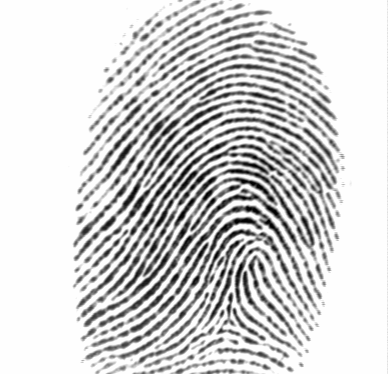
#> input picture Data/Complete/1/1_2.tif, 388 x 374 px
$ python -i Minutiae.py   (imports and definitions only)
#> lines starting #> are read from the running program, lines starting #| are printed output that depends on the picture; after the words box and inside, x2 and y2 are one past the last pixel; in counts of white or black regions, pixels touching at a corner belong together
#> in compute_minutiae, image is the input picture: PIL image 388x374 L; min 1, max 254, mean 210.3
import numpy as np
from PIL import Image
from scipy.ndimage import gaussian_filter
from skimage.morphology import skeletonize
from skimage.feature import peak_local_max


def binarize_image(image, threshold):
    """
    Binarize the image based on a threshold value.
    """
#> called with threshold = 128
    image = image.convert('L')  # Convert to grayscale
    image = np.array(image)
    binary_image = np.where(image <= threshold, 0, 1)
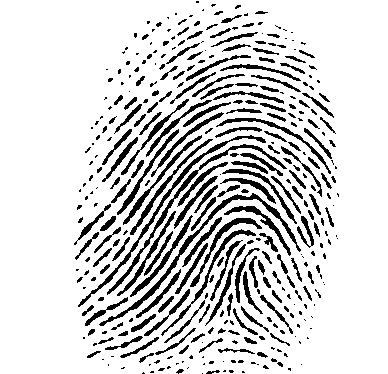
#> binary_image: shape (374, 388) int64; values 0 (black) and 1 (white), 83.8% white; 364 black regions (191 under 20 px), largest, box (x1, y1, x2, y2) and area: (99, 193, 301, 326) 1151, (78, 135, 266, 307) 924, (107, 144, 287, 295) 915
    return binary_image


def ridge_orientations(image, block_size, sigma):
    """
    Compute ridge orientations using the gradient method.
    """
#> called with block_size = 16, sigma = 3
    blurred_image = gaussian_filter(image, sigma=sigma)
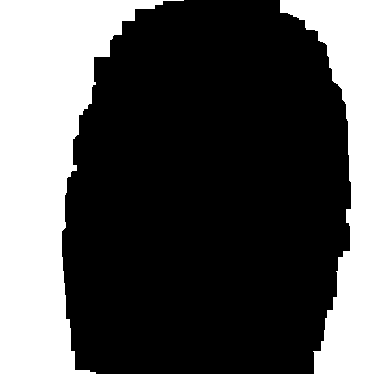
#> blurred_image: shape (374, 388) int64; values 0 (black) and 1 (white), 34.9% white; 2 white regions, box (x1, y1, x2, y2) and area: (0, 0, 184, 374) 30452, (280, 0, 388, 374) 20226
    dy, dx = np.gradient(blurred_image)
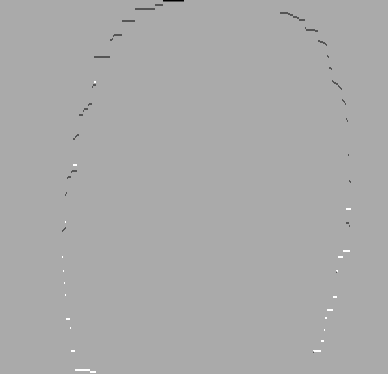
#> dy: shape (374, 388) float64; min -1, max 0.5, mean -0.000913; drawn with min black and max white
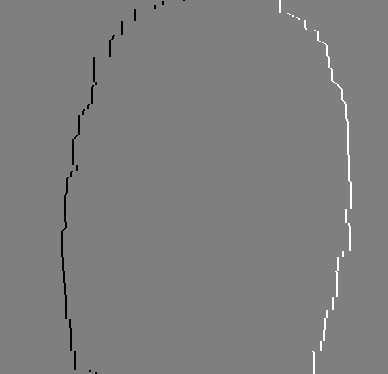
#> dx: shape (374, 388) float64; min -0.5, max 0.5, mean 0; drawn with min black and max white
    orientation = np.arctan2(dy, dx) * (180 / np.pi) % 180
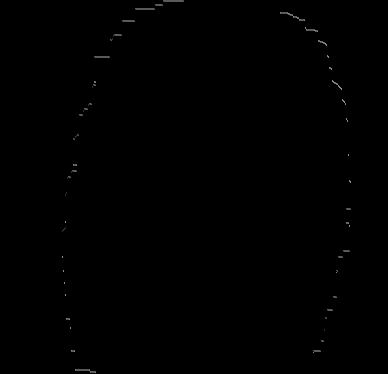
#> orientation: shape (374, 388) float64; min 0, max 135, mean 0.4
    return orientation


def thinning(image):
    """
    Perform skeletonization/thinning of the binary image.
    """
    skeleton = skeletonize(image)
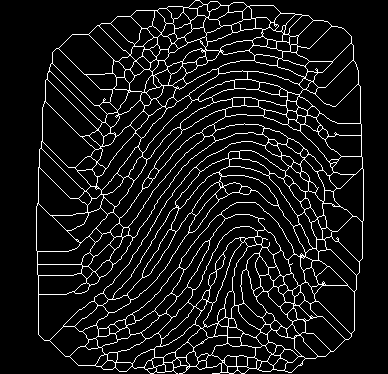
#> skeleton: shape (374, 388) bool; 8.8% white in thin lines or dots, all inside (x1, y1, x2, y2) = (36, 0, 364, 374)
    skeleton = skeleton.astype(np.uint8) * 255
    return skeleton


def extract_minutiae(skeleton, window_size, threshold):
    """
    Extract minutiae points from the thinned/skeletonized image.
    """
#> called with window_size = 20, threshold = 0.1
    distance = 2 * window_size
    coordinates = peak_local_max(skeleton, min_distance=distance, threshold_abs=threshold)
#> coordinates = 53 pairs, first value 40 to 325, second value 40 to 347
    return coordinates


def compute_minutiae(image_path):
    # Load the fingerprint image (assuming it's in JPG format)
    image = Image.open(image_path)

    # Parameters for image processing
    threshold_value = 128  # Adjust this value based on image characteristics
    block_size_value = 16
    sigma_value = 3.0
    window_size_value = 20
    minutiae_threshold_value = 0.1

    # Binarize the image
    binary_image = binarize_image(image, threshold_value)

    # Compute ridge orientations
    orientations = ridge_orientations(binary_image, block_size_value, sigma_value)

    # Thin the binary image
    thinned_image = thinning(binary_image)

    # Extract minutiae points
    minutiae_points = extract_minutiae(thinned_image, window_size_value, minutiae_threshold_value)
#> minutiae_points has the same summary as coordinates in extract_minutiae

    return minutiae_points

>>> result = compute_minutiae('../Data/Complete/1/1_2.tif')
#> result has the same summary as coordinates in extract_minutiae

$ run again, on Data/Complete/1/1_4.tif
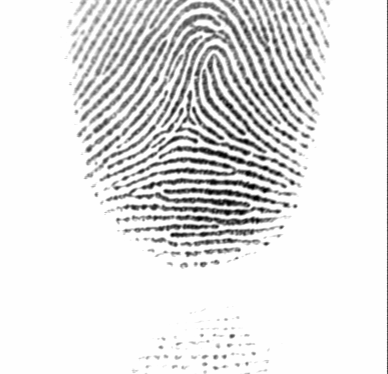
#> input picture Data/Complete/1/1_4.tif, 388 x 374 px
#> in compute_minutiae, image is the input picture: PIL image 388x374 L; min 1, max 254, mean 226.7
#> in binarize_image, `binary_image = np.where(image <= threshold, 0, 1)`:
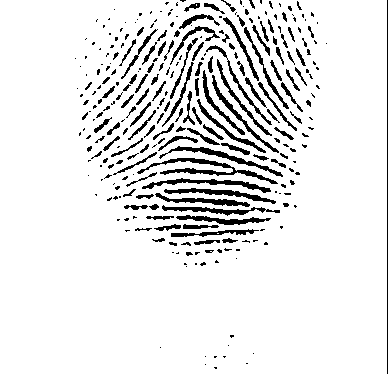
#> binary_image: shape (374, 388) int64; values 0 (black) and 1 (white), 90.5% white; 291 black regions (171 under 20 px), largest, box (x1, y1, x2, y2) and area: (137, 158, 278, 184) 759, (142, 178, 271, 193) 516, (159, 146, 283, 177) 510
#> blurred_image: shape (374, 388) int64; values 0 (black) and 1 (white), 51.1% white; 4 black regions, box (x1, y1, x2, y2) and area: (63, 0, 339, 279) 62691, (375, 0, 388, 374) 4862, (193, 323, 266, 374) 2792, (148, 335, 173, 360) 625
#> in thinning, `skeleton = skeletonize(image)`:
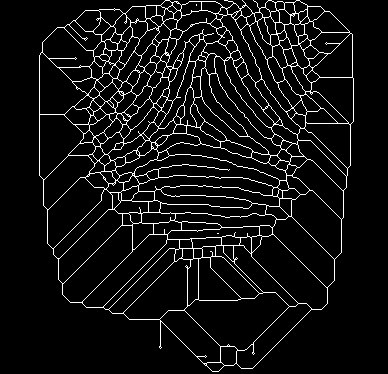
#> skeleton: shape (374, 388) bool; 6.9% white in thin lines or dots, all inside (x1, y1, x2, y2) = (39, 0, 354, 372)
#> coordinates = 46 pairs, first value 40 to 320, second value 43 to 344
#> minutiae_points has the same summary as coordinates in extract_minutiae
#> result has the same summary as coordinates in extract_minutiae
